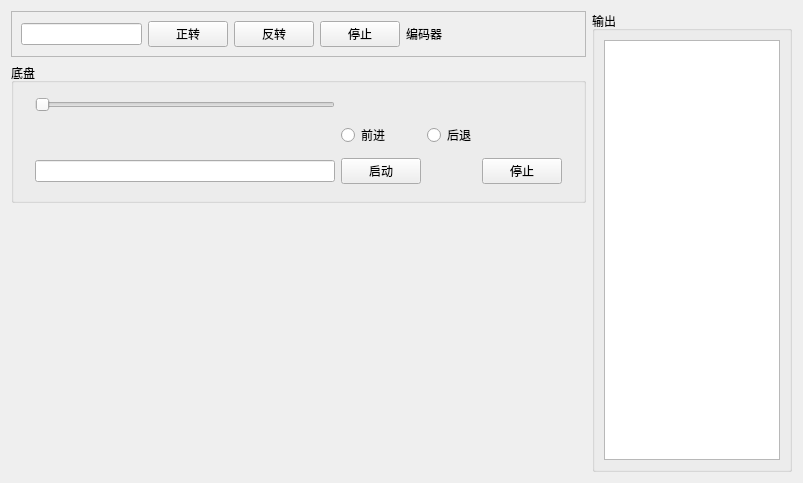
<?xml version="1.0" encoding="UTF-8"?>
<ui version="4.0">
 <class>yankongDataForm</class>
 <widget class="QWidget" name="yankongDataForm">
  <property name="geometry">
   <rect>
    <x>0</x>
    <y>0</y>
    <width>803</width>
    <height>483</height>
   </rect>
  </property>
  <property name="windowTitle">
   <string>Form</string>
  </property>
  <layout class="QGridLayout" name="gridLayout">
   <item row="0" column="0">
    <widget class="QFrame" name="frame">
     <property name="frameShape">
      <enum>QFrame::StyledPanel</enum>
     </property>
     <property name="frameShadow">
      <enum>QFrame::Raised</enum>
     </property>
     <layout class="QHBoxLayout" name="horizontalLayout">
      <item>
       <widget class="QLineEdit" name="lineEdit_value"/>
      </item>
      <item>
       <widget class="QPushButton" name="pushButton_zhengzhuan">
        <property name="text">
         <string>正转</string>
        </property>
       </widget>
      </item>
      <item>
       <widget class="QPushButton" name="pushButton_fanzhuan">
        <property name="text">
         <string>反转</string>
        </property>
       </widget>
      </item>
      <item>
       <widget class="QPushButton" name="pushButton_stop">
        <property name="text">
         <string>停止</string>
        </property>
       </widget>
      </item>
      <item>
       <widget class="QLabel" name="label">
        <property name="text">
         <string>编码器</string>
        </property>
       </widget>
      </item>
      <item>
       <widget class="QLabel" name="label_bmq">
        <property name="text">
         <string/>
        </property>
       </widget>
      </item>
      <item>
       <spacer name="horizontalSpacer">
        <property name="orientation">
         <enum>Qt::Horizontal</enum>
        </property>
        <property name="sizeHint" stdset="0">
         <size>
          <width>40</width>
          <height>20</height>
         </size>
        </property>
       </spacer>
      </item>
     </layout>
    </widget>
   </item>
   <item row="2" column="0">
    <spacer name="verticalSpacer">
     <property name="orientation">
      <enum>Qt::Vertical</enum>
     </property>
     <property name="sizeHint" stdset="0">
      <size>
       <width>20</width>
       <height>413</height>
      </size>
     </property>
    </spacer>
   </item>
   <item row="1" column="0">
    <widget class="QGroupBox" name="groupBox">
     <property name="minimumSize">
      <size>
       <width>0</width>
       <height>140</height>
      </size>
     </property>
     <property name="title">
      <string>底盘</string>
     </property>
     <layout class="QGridLayout" name="gridLayout_2">
      <item row="2" column="3">
       <spacer name="horizontalSpacer_3">
        <property name="orientation">
         <enum>Qt::Horizontal</enum>
        </property>
        <property name="sizeHint" stdset="0">
         <size>
          <width>194</width>
          <height>20</height>
         </size>
        </property>
       </spacer>
      </item>
      <item row="2" column="2">
       <widget class="QPushButton" name="pushButton_start">
        <property name="text">
         <string>启动</string>
        </property>
       </widget>
      </item>
      <item row="0" column="2">
       <widget class="QLabel" name="label_value">
        <property name="text">
         <string/>
        </property>
       </widget>
      </item>
      <item row="2" column="1">
       <widget class="QLineEdit" name="lineEdit">
        <property name="minimumSize">
         <size>
          <width>300</width>
          <height>0</height>
         </size>
        </property>
       </widget>
      </item>
      <item row="2" column="0">
       <spacer name="horizontalSpacer_2">
        <property name="orientation">
         <enum>Qt::Horizontal</enum>
        </property>
        <property name="sizeType">
         <enum>QSizePolicy::Preferred</enum>
        </property>
        <property name="sizeHint" stdset="0">
         <size>
          <width>194</width>
          <height>20</height>
         </size>
        </property>
       </spacer>
      </item>
      <item row="2" column="5">
       <spacer name="horizontalSpacer_4">
        <property name="orientation">
         <enum>Qt::Horizontal</enum>
        </property>
        <property name="sizeHint" stdset="0">
         <size>
          <width>194</width>
          <height>20</height>
         </size>
        </property>
       </spacer>
      </item>
      <item row="2" column="4">
       <widget class="QPushButton" name="pushButton_stop_2">
        <property name="text">
         <string>停止</string>
        </property>
       </widget>
      </item>
      <item row="0" column="1">
       <widget class="QSlider" name="horizontalSlider">
        <property name="maximum">
         <number>4095</number>
        </property>
        <property name="singleStep">
         <number>1</number>
        </property>
        <property name="orientation">
         <enum>Qt::Horizontal</enum>
        </property>
       </widget>
      </item>
      <item row="1" column="2">
       <widget class="QRadioButton" name="radioButton_up">
        <property name="text">
         <string>前进</string>
        </property>
       </widget>
      </item>
      <item row="1" column="3">
       <widget class="QRadioButton" name="radioButton_back">
        <property name="text">
         <string>后退</string>
        </property>
       </widget>
      </item>
     </layout>
    </widget>
   </item>
   <item row="0" column="1" rowspan="3">
    <widget class="QGroupBox" name="groupBox_2">
     <property name="minimumSize">
      <size>
       <width>200</width>
       <height>0</height>
      </size>
     </property>
     <property name="title">
      <string>输出</string>
     </property>
     <layout class="QGridLayout" name="gridLayout_3">
      <item row="0" column="0">
       <widget class="QTextEdit" name="textEdit"/>
      </item>
     </layout>
    </widget>
   </item>
  </layout>
 </widget>
 <resources/>
 <connections/>
</ui>
